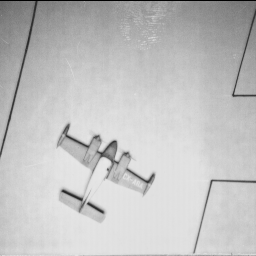
#> input picture 02_Image_Processing/Python/03_Filtering/images/5.1.11.tiff, 256 x 256 px
$ python 06_canny.py
#> lines starting #> are read from the running program, lines starting #| are printed output that depends on the picture
import cv2 as cv
import matplotlib.pyplot as plt

def main():
    img = cv.imread('images/5.1.11.tiff',1)
#> img is the input picture: shape (256, 256, 3); min 0, max 232, mean 193.6
    img = cv.cvtColor(img,cv.COLOR_BGR2RGB)

    L1 =cv.Canny(img,30,200)
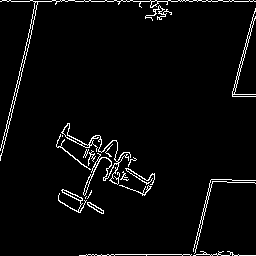
#> L1: shape (256, 256); 3.7% white in thin lines or dots

    L2 = cv.Canny(img, 100, 150, L2gradient=True)
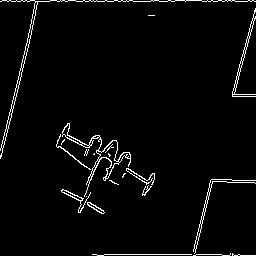
#> L2: shape (256, 256); 3.1% white in thin lines or dots


    titles = ['original', 'L1 norm', 'L2 norm']
    images = [img, L1, L2]

    for i in range(3):
        plt.subplot(1,3,i+1)
        plt.imshow(images[i],cmap="gray")
        plt.title(titles[i])
        plt.xticks([])
        plt.yticks([])
    plt.show()
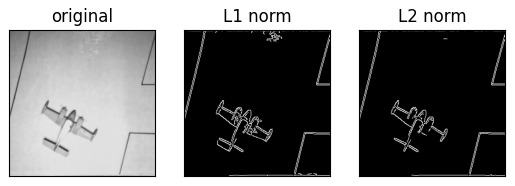
#> figure drawn by matplotlib, 3 panels


if __name__ == "__main__":
    main()

$ run again, with 02_Image_Processing/Python/03_Filtering/images/4.1.03.tiff copied over 02_Image_Processing/Python/03_Filtering/images/5.1.11.tiff
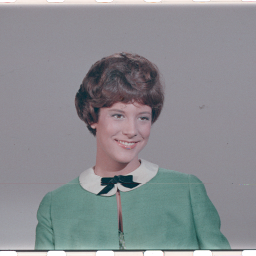
#> input picture 02_Image_Processing/Python/03_Filtering/images/4.1.03.tiff, 256 x 256 px
#> in main, img is the input picture: shape (256, 256, 3); mean B, G, R 144, 140, 137.6
#> in main, `L1 =cv.Canny(img,30,200)`:
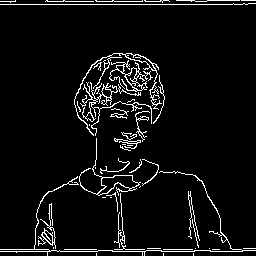
#> L1: shape (256, 256); 5.8% white in thin lines or dots
#> L2: shape (256, 256); 4.2% white in thin lines or dots
#> in main, `plt.show()`:
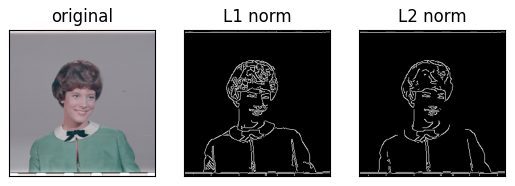
#> figure drawn by matplotlib, 3 panels
